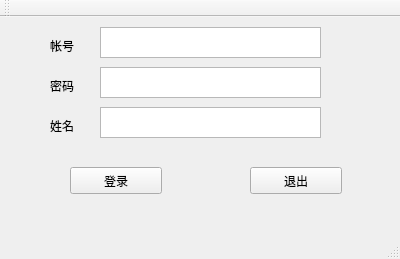
<?xml version="1.0" encoding="UTF-8"?>
<ui version="4.0">
 <class>MainWindow</class>
 <widget class="QMainWindow" name="MainWindow">
  <property name="geometry">
   <rect>
    <x>0</x>
    <y>0</y>
    <width>400</width>
    <height>259</height>
   </rect>
  </property>
  <property name="windowTitle">
   <string>MainWindow</string>
  </property>
  <widget class="QWidget" name="centralWidget">
   <widget class="QPushButton" name="login">
    <property name="geometry">
     <rect>
      <x>70</x>
      <y>150</y>
      <width>92</width>
      <height>27</height>
     </rect>
    </property>
    <property name="text">
     <string>登录</string>
    </property>
   </widget>
   <widget class="QPushButton" name="exit">
    <property name="geometry">
     <rect>
      <x>250</x>
      <y>150</y>
      <width>92</width>
      <height>27</height>
     </rect>
    </property>
    <property name="text">
     <string>退出</string>
    </property>
   </widget>
   <widget class="QLabel" name="label">
    <property name="geometry">
     <rect>
      <x>50</x>
      <y>20</y>
      <width>31</width>
      <height>17</height>
     </rect>
    </property>
    <property name="text">
     <string>帐号</string>
    </property>
   </widget>
   <widget class="QLabel" name="label_2">
    <property name="geometry">
     <rect>
      <x>50</x>
      <y>60</y>
      <width>31</width>
      <height>17</height>
     </rect>
    </property>
    <property name="text">
     <string>密码</string>
    </property>
   </widget>
   <widget class="QTextEdit" name="account">
    <property name="geometry">
     <rect>
      <x>100</x>
      <y>10</y>
      <width>221</width>
      <height>31</height>
     </rect>
    </property>
   </widget>
   <widget class="QTextEdit" name="password">
    <property name="geometry">
     <rect>
      <x>100</x>
      <y>50</y>
      <width>221</width>
      <height>31</height>
     </rect>
    </property>
   </widget>
   <widget class="QLabel" name="label_3">
    <property name="geometry">
     <rect>
      <x>50</x>
      <y>100</y>
      <width>31</width>
      <height>17</height>
     </rect>
    </property>
    <property name="text">
     <string>姓名</string>
    </property>
   </widget>
   <widget class="QTextEdit" name="uname">
    <property name="geometry">
     <rect>
      <x>100</x>
      <y>90</y>
      <width>221</width>
      <height>31</height>
     </rect>
    </property>
   </widget>
  </widget>
  <widget class="QMenuBar" name="menuBar">
   <property name="geometry">
    <rect>
     <x>0</x>
     <y>0</y>
     <width>400</width>
     <height>25</height>
    </rect>
   </property>
  </widget>
  <widget class="QToolBar" name="mainToolBar">
   <attribute name="toolBarArea">
    <enum>TopToolBarArea</enum>
   </attribute>
   <attribute name="toolBarBreak">
    <bool>false</bool>
   </attribute>
  </widget>
  <widget class="QStatusBar" name="statusBar"/>
 </widget>
 <layoutdefault spacing="6" margin="11"/>
 <resources/>
 <connections/>
</ui>
